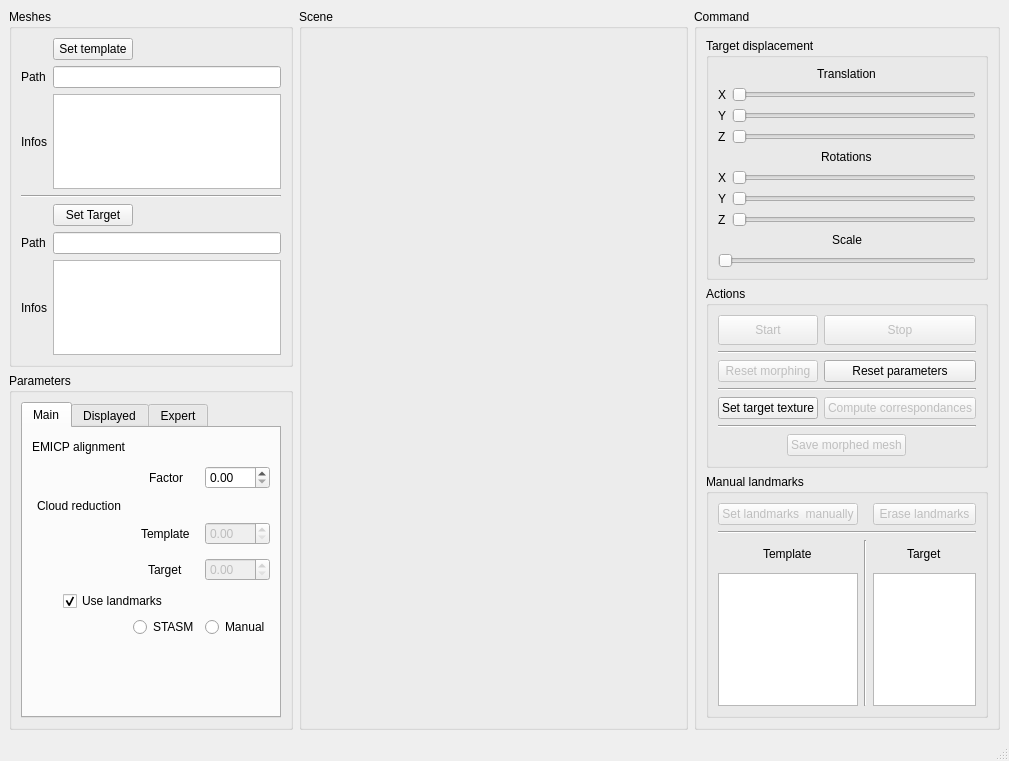
<?xml version="1.0" encoding="UTF-8"?>
<ui version="4.0">
 <class>SWUI_Morphing</class>
 <widget class="QMainWindow" name="SWUI_Morphing">
  <property name="geometry">
   <rect>
    <x>0</x>
    <y>0</y>
    <width>1009</width>
    <height>761</height>
   </rect>
  </property>
  <property name="windowTitle">
   <string>MainWindow</string>
  </property>
  <widget class="QWidget" name="centralwidget">
   <layout class="QGridLayout" name="gridLayout_2">
    <item row="0" column="0">
     <layout class="QGridLayout" name="glMain" rowstretch="1,1" columnstretch="1,5,2" rowminimumheight="0,0" columnminimumwidth="0,0,0">
      <item row="0" column="0">
       <widget class="QGroupBox" name="gbSetMeshes">
        <property name="title">
         <string>Meshes</string>
        </property>
        <layout class="QGridLayout" name="gridLayout_6">
         <property name="sizeConstraint">
          <enum>QLayout::SetDefaultConstraint</enum>
         </property>
         <item row="0" column="0">
          <layout class="QGridLayout" name="glSetMeshes" rowstretch="3,0,0,0,0,0,0,0,0,0" columnstretch="1,0,0,0">
           <item row="1" column="0" rowspan="2">
            <widget class="QLabel" name="label_2">
             <property name="text">
              <string>Path</string>
             </property>
            </widget>
           </item>
           <item row="8" column="1" rowspan="2" colspan="3">
            <widget class="QTextBrowser" name="tbInfosTarget"/>
           </item>
           <item row="3" column="1" rowspan="2" colspan="3">
            <widget class="QTextBrowser" name="tbInfosTemplate"/>
           </item>
           <item row="3" column="0" rowspan="2">
            <widget class="QLabel" name="label_3">
             <property name="text">
              <string>Infos</string>
             </property>
            </widget>
           </item>
           <item row="0" column="1">
            <widget class="QPushButton" name="pbSetTemplate">
             <property name="text">
              <string>Set template</string>
             </property>
            </widget>
           </item>
           <item row="7" column="0">
            <widget class="QLabel" name="label_6">
             <property name="text">
              <string>Path</string>
             </property>
            </widget>
           </item>
           <item row="7" column="1" colspan="3">
            <widget class="QLineEdit" name="lePathTarget">
             <property name="readOnly">
              <bool>true</bool>
             </property>
            </widget>
           </item>
           <item row="8" column="0" rowspan="2">
            <widget class="QLabel" name="label_4">
             <property name="text">
              <string>Infos</string>
             </property>
            </widget>
           </item>
           <item row="1" column="1" rowspan="2" colspan="3">
            <widget class="QLineEdit" name="lePathTemplate">
             <property name="readOnly">
              <bool>true</bool>
             </property>
            </widget>
           </item>
           <item row="6" column="1">
            <widget class="QPushButton" name="pbSetTarget">
             <property name="text">
              <string>Set Target</string>
             </property>
            </widget>
           </item>
           <item row="5" column="0" colspan="4">
            <widget class="Line" name="line_6">
             <property name="orientation">
              <enum>Qt::Horizontal</enum>
             </property>
            </widget>
           </item>
          </layout>
         </item>
        </layout>
       </widget>
      </item>
      <item row="0" column="1" rowspan="2">
       <widget class="QGroupBox" name="gbScene">
        <property name="title">
         <string>Scene</string>
        </property>
        <layout class="QGridLayout" name="gridLayout_3">
         <item row="0" column="0">
          <layout class="QGridLayout" name="glScene"/>
         </item>
        </layout>
       </widget>
      </item>
      <item row="0" column="2" rowspan="2">
       <widget class="QGroupBox" name="gbCommand">
        <property name="title">
         <string>Command</string>
        </property>
        <layout class="QGridLayout" name="gridLayout_8">
         <item row="0" column="0">
          <layout class="QGridLayout" name="glCommand">
           <item row="2" column="1">
            <widget class="QGroupBox" name="gbActions">
             <property name="title">
              <string>Actions</string>
             </property>
             <layout class="QGridLayout" name="gridLayout_5">
              <item row="0" column="0">
               <layout class="QGridLayout" name="glActions">
                <item row="0" column="0">
                 <widget class="QPushButton" name="pbStart">
                  <property name="enabled">
                   <bool>false</bool>
                  </property>
                  <property name="minimumSize">
                   <size>
                    <width>0</width>
                    <height>30</height>
                   </size>
                  </property>
                  <property name="maximumSize">
                   <size>
                    <width>200</width>
                    <height>16777215</height>
                   </size>
                  </property>
                  <property name="sizeIncrement">
                   <size>
                    <width>0</width>
                    <height>0</height>
                   </size>
                  </property>
                  <property name="text">
                   <string>Start</string>
                  </property>
                 </widget>
                </item>
                <item row="2" column="0">
                 <widget class="QPushButton" name="pbResetMorphing">
                  <property name="enabled">
                   <bool>false</bool>
                  </property>
                  <property name="text">
                   <string>Reset morphing</string>
                  </property>
                 </widget>
                </item>
                <item row="0" column="1">
                 <widget class="QPushButton" name="pbStop">
                  <property name="enabled">
                   <bool>false</bool>
                  </property>
                  <property name="minimumSize">
                   <size>
                    <width>0</width>
                    <height>30</height>
                   </size>
                  </property>
                  <property name="text">
                   <string>Stop</string>
                  </property>
                 </widget>
                </item>
                <item row="2" column="1">
                 <widget class="QPushButton" name="pbResetParameters">
                  <property name="maximumSize">
                   <size>
                    <width>200</width>
                    <height>16777215</height>
                   </size>
                  </property>
                  <property name="text">
                   <string>Reset parameters</string>
                  </property>
                 </widget>
                </item>
                <item row="7" column="0" colspan="2" alignment="Qt::AlignHCenter">
                 <widget class="QPushButton" name="pbSaveMorphedMesh">
                  <property name="enabled">
                   <bool>false</bool>
                  </property>
                  <property name="maximumSize">
                   <size>
                    <width>200</width>
                    <height>16777215</height>
                   </size>
                  </property>
                  <property name="text">
                   <string>Save morphed mesh</string>
                  </property>
                 </widget>
                </item>
                <item row="1" column="0" colspan="2">
                 <widget class="Line" name="line_7">
                  <property name="orientation">
                   <enum>Qt::Horizontal</enum>
                  </property>
                 </widget>
                </item>
                <item row="3" column="0" colspan="2">
                 <widget class="Line" name="line_8">
                  <property name="orientation">
                   <enum>Qt::Horizontal</enum>
                  </property>
                 </widget>
                </item>
                <item row="5" column="0" colspan="2">
                 <widget class="Line" name="line_9">
                  <property name="orientation">
                   <enum>Qt::Horizontal</enum>
                  </property>
                 </widget>
                </item>
                <item row="4" column="0">
                 <widget class="QPushButton" name="pbSetTargetTexture">
                  <property name="text">
                   <string>Set target texture</string>
                  </property>
                 </widget>
                </item>
                <item row="4" column="1">
                 <widget class="QPushButton" name="pbCorr">
                  <property name="enabled">
                   <bool>false</bool>
                  </property>
                  <property name="maximumSize">
                   <size>
                    <width>200</width>
                    <height>16777215</height>
                   </size>
                  </property>
                  <property name="text">
                   <string>Compute correspondances</string>
                  </property>
                 </widget>
                </item>
               </layout>
              </item>
             </layout>
            </widget>
           </item>
           <item row="1" column="1">
            <widget class="QGroupBox" name="gbTargetDisplacement">
             <property name="title">
              <string>Target displacement</string>
             </property>
             <layout class="QGridLayout" name="gridLayout_11">
              <item row="0" column="0">
               <layout class="QGridLayout" name="glTargetDisplacement">
                <item row="2" column="0" alignment="Qt::AlignHCenter">
                 <widget class="QLabel" name="laTransY">
                  <property name="text">
                   <string>Y</string>
                  </property>
                 </widget>
                </item>
                <item row="2" column="1">
                 <widget class="QSlider" name="hsTransY">
                  <property name="maximum">
                   <number>1000</number>
                  </property>
                  <property name="orientation">
                   <enum>Qt::Horizontal</enum>
                  </property>
                 </widget>
                </item>
                <item row="1" column="0" alignment="Qt::AlignHCenter">
                 <widget class="QLabel" name="laTransX">
                  <property name="text">
                   <string>X</string>
                  </property>
                 </widget>
                </item>
                <item row="6" column="1">
                 <widget class="QSlider" name="hsRotY">
                  <property name="maximum">
                   <number>3600</number>
                  </property>
                  <property name="orientation">
                   <enum>Qt::Horizontal</enum>
                  </property>
                 </widget>
                </item>
                <item row="3" column="0" alignment="Qt::AlignHCenter">
                 <widget class="QLabel" name="laTransZ">
                  <property name="text">
                   <string>Z</string>
                  </property>
                 </widget>
                </item>
                <item row="0" column="0" colspan="2" alignment="Qt::AlignHCenter">
                 <widget class="QLabel" name="laTrans">
                  <property name="text">
                   <string>Translation</string>
                  </property>
                 </widget>
                </item>
                <item row="1" column="1">
                 <widget class="QSlider" name="hsTransX">
                  <property name="maximum">
                   <number>1000</number>
                  </property>
                  <property name="orientation">
                   <enum>Qt::Horizontal</enum>
                  </property>
                 </widget>
                </item>
                <item row="3" column="1">
                 <widget class="QSlider" name="hsTransZ">
                  <property name="maximum">
                   <number>1000</number>
                  </property>
                  <property name="orientation">
                   <enum>Qt::Horizontal</enum>
                  </property>
                 </widget>
                </item>
                <item row="4" column="0" colspan="2" alignment="Qt::AlignHCenter">
                 <widget class="QLabel" name="laRot">
                  <property name="text">
                   <string>Rotations</string>
                  </property>
                 </widget>
                </item>
                <item row="5" column="0" alignment="Qt::AlignHCenter">
                 <widget class="QLabel" name="laRotX">
                  <property name="text">
                   <string>X</string>
                  </property>
                 </widget>
                </item>
                <item row="6" column="0" alignment="Qt::AlignHCenter">
                 <widget class="QLabel" name="laRotY">
                  <property name="text">
                   <string>Y</string>
                  </property>
                 </widget>
                </item>
                <item row="7" column="0" alignment="Qt::AlignHCenter">
                 <widget class="QLabel" name="laRotZ">
                  <property name="text">
                   <string>Z</string>
                  </property>
                 </widget>
                </item>
                <item row="7" column="1">
                 <widget class="QSlider" name="hsRotZ">
                  <property name="maximum">
                   <number>3600</number>
                  </property>
                  <property name="orientation">
                   <enum>Qt::Horizontal</enum>
                  </property>
                 </widget>
                </item>
                <item row="5" column="1">
                 <widget class="QSlider" name="hsRotX">
                  <property name="maximum">
                   <number>3600</number>
                  </property>
                  <property name="orientation">
                   <enum>Qt::Horizontal</enum>
                  </property>
                 </widget>
                </item>
                <item row="8" column="0" colspan="2" alignment="Qt::AlignHCenter">
                 <widget class="QLabel" name="laScale">
                  <property name="text">
                   <string>Scale</string>
                  </property>
                 </widget>
                </item>
                <item row="9" column="0" colspan="2">
                 <widget class="QSlider" name="hsScale">
                  <property name="maximum">
                   <number>1000</number>
                  </property>
                  <property name="orientation">
                   <enum>Qt::Horizontal</enum>
                  </property>
                 </widget>
                </item>
               </layout>
              </item>
             </layout>
            </widget>
           </item>
           <item row="3" column="1">
            <widget class="QGroupBox" name="gbLandmarks">
             <property name="title">
              <string>Manual landmarks</string>
             </property>
             <layout class="QGridLayout" name="gridLayout" columnstretch="0,0">
              <item row="0" column="0" rowspan="2" colspan="2">
               <layout class="QGridLayout" name="glLandmarks" rowstretch="1,1,1,5" columnstretch="5,1,5">
                <item row="0" column="0">
                 <widget class="QPushButton" name="pbSetLandManually">
                  <property name="enabled">
                   <bool>false</bool>
                  </property>
                  <property name="text">
                   <string>Set landmarks  manually</string>
                  </property>
                 </widget>
                </item>
                <item row="2" column="0" alignment="Qt::AlignHCenter">
                 <widget class="QLabel" name="label">
                  <property name="text">
                   <string>Template</string>
                  </property>
                 </widget>
                </item>
                <item row="2" column="2" alignment="Qt::AlignHCenter">
                 <widget class="QLabel" name="label_5">
                  <property name="text">
                   <string>Target</string>
                  </property>
                 </widget>
                </item>
                <item row="3" column="0">
                 <widget class="QTextBrowser" name="tbTemplateLandmarks"/>
                </item>
                <item row="3" column="2">
                 <widget class="QTextBrowser" name="tbTargetLandmarks"/>
                </item>
                <item row="2" column="1" rowspan="2">
                 <widget class="Line" name="line_10">
                  <property name="orientation">
                   <enum>Qt::Vertical</enum>
                  </property>
                 </widget>
                </item>
                <item row="0" column="2">
                 <widget class="QPushButton" name="pbEraseLand">
                  <property name="enabled">
                   <bool>false</bool>
                  </property>
                  <property name="text">
                   <string>Erase landmarks</string>
                  </property>
                 </widget>
                </item>
                <item row="1" column="0" colspan="3">
                 <widget class="Line" name="line_11">
                  <property name="orientation">
                   <enum>Qt::Horizontal</enum>
                  </property>
                 </widget>
                </item>
               </layout>
              </item>
             </layout>
            </widget>
           </item>
          </layout>
         </item>
        </layout>
       </widget>
      </item>
      <item row="1" column="0">
       <widget class="QGroupBox" name="gbParameters">
        <property name="title">
         <string>Parameters</string>
        </property>
        <layout class="QGridLayout" name="gridLayout_7">
         <property name="sizeConstraint">
          <enum>QLayout::SetDefaultConstraint</enum>
         </property>
         <item row="0" column="0" rowspan="2">
          <layout class="QGridLayout" name="glParameters">
           <item row="0" column="0">
            <widget class="QTabWidget" name="twParameters">
             <property name="currentIndex">
              <number>0</number>
             </property>
             <widget class="QWidget" name="tabMainParameters">
              <attribute name="title">
               <string>Main</string>
              </attribute>
              <layout class="QGridLayout" name="gridLayout_10">
               <item row="0" column="0">
                <layout class="QGridLayout" name="glMainParameters" rowstretch="1,2,1,1,1,1,0" columnstretch="2,0,0">
                 <item row="4" column="2">
                  <widget class="QDoubleSpinBox" name="dsbTargetReduction">
                   <property name="enabled">
                    <bool>false</bool>
                   </property>
                  </widget>
                 </item>
                 <item row="3" column="2">
                  <widget class="QDoubleSpinBox" name="dsbTemplateReduction">
                   <property name="enabled">
                    <bool>false</bool>
                   </property>
                  </widget>
                 </item>
                 <item row="1" column="2">
                  <widget class="QDoubleSpinBox" name="dsbFactor"/>
                 </item>
                 <item row="0" column="0" alignment="Qt::AlignHCenter">
                  <widget class="QLabel" name="laEMICP">
                   <property name="minimumSize">
                    <size>
                     <width>0</width>
                     <height>20</height>
                    </size>
                   </property>
                   <property name="text">
                    <string>EMICP alignment</string>
                   </property>
                  </widget>
                 </item>
                 <item row="1" column="1" alignment="Qt::AlignHCenter">
                  <widget class="QLabel" name="laFactor">
                   <property name="minimumSize">
                    <size>
                     <width>0</width>
                     <height>30</height>
                    </size>
                   </property>
                   <property name="text">
                    <string>Factor</string>
                   </property>
                  </widget>
                 </item>
                 <item row="2" column="0" alignment="Qt::AlignHCenter">
                  <widget class="QLabel" name="laCloudReduction">
                   <property name="text">
                    <string>Cloud reduction</string>
                   </property>
                  </widget>
                 </item>
                 <item row="4" column="1" alignment="Qt::AlignHCenter">
                  <widget class="QLabel" name="laTargetReduction">
                   <property name="minimumSize">
                    <size>
                     <width>0</width>
                     <height>30</height>
                    </size>
                   </property>
                   <property name="text">
                    <string>Target</string>
                   </property>
                  </widget>
                 </item>
                 <item row="3" column="1" alignment="Qt::AlignHCenter">
                  <widget class="QLabel" name="laTemplateReduction">
                   <property name="minimumSize">
                    <size>
                     <width>0</width>
                     <height>30</height>
                    </size>
                   </property>
                   <property name="text">
                    <string>Template</string>
                   </property>
                  </widget>
                 </item>
                 <item row="5" column="0" colspan="2" alignment="Qt::AlignHCenter">
                  <widget class="QCheckBox" name="cbUseLandmarks">
                   <property name="text">
                    <string>Use landmarks</string>
                   </property>
                   <property name="checked">
                    <bool>true</bool>
                   </property>
                  </widget>
                 </item>
                 <item row="6" column="1">
                  <widget class="QRadioButton" name="rbStasm">
                   <property name="text">
                    <string>STASM</string>
                   </property>
                  </widget>
                 </item>
                 <item row="6" column="2">
                  <widget class="QRadioButton" name="rbManual">
                   <property name="text">
                    <string>Manual</string>
                   </property>
                  </widget>
                 </item>
                </layout>
               </item>
               <item row="1" column="0">
                <spacer name="verticalSpacer_2">
                 <property name="orientation">
                  <enum>Qt::Vertical</enum>
                 </property>
                 <property name="sizeHint" stdset="0">
                  <size>
                   <width>20</width>
                   <height>40</height>
                  </size>
                 </property>
                </spacer>
               </item>
              </layout>
             </widget>
             <widget class="QWidget" name="tabDisplayedParameters">
              <attribute name="title">
               <string>Displayed</string>
              </attribute>
              <layout class="QGridLayout" name="gridLayout_9">
               <item row="0" column="0">
                <layout class="QGridLayout" name="glDisplayedParameters" rowstretch="3,1,2,2,2,2,2,2,2" columnstretch="3,1,2,1,2" columnminimumwidth="0,0,0,0,0">
                 <item row="0" column="3">
                  <widget class="Line" name="line_3">
                   <property name="orientation">
                    <enum>Qt::Vertical</enum>
                   </property>
                  </widget>
                 </item>
                 <item row="4" column="0" alignment="Qt::AlignHCenter">
                  <widget class="QLabel" name="laDFillMesh">
                   <property name="minimumSize">
                    <size>
                     <width>0</width>
                     <height>20</height>
                    </size>
                   </property>
                   <property name="text">
                    <string>Fill mesh</string>
                   </property>
                  </widget>
                 </item>
                 <item row="3" column="0" alignment="Qt::AlignHCenter">
                  <widget class="QLabel" name="laDMesh">
                   <property name="minimumSize">
                    <size>
                     <width>0</width>
                     <height>20</height>
                    </size>
                   </property>
                   <property name="text">
                    <string>Mesh</string>
                   </property>
                  </widget>
                 </item>
                 <item row="0" column="1">
                  <widget class="Line" name="line_2">
                   <property name="orientation">
                    <enum>Qt::Vertical</enum>
                   </property>
                  </widget>
                 </item>
                 <item row="0" column="2" alignment="Qt::AlignHCenter">
                  <widget class="QLabel" name="laTemplateDisplayed">
                   <property name="text">
                    <string>Template</string>
                   </property>
                  </widget>
                 </item>
                 <item row="0" column="4" alignment="Qt::AlignHCenter">
                  <widget class="QLabel" name="laTargetDisplayed">
                   <property name="text">
                    <string>Target</string>
                   </property>
                  </widget>
                 </item>
                 <item row="6" column="0" alignment="Qt::AlignHCenter">
                  <widget class="QLabel" name="laDVertNormal">
                   <property name="minimumSize">
                    <size>
                     <width>0</width>
                     <height>20</height>
                    </size>
                   </property>
                   <property name="text">
                    <string>Vertices normals</string>
                   </property>
                  </widget>
                 </item>
                 <item row="2" column="0" alignment="Qt::AlignHCenter">
                  <widget class="QLabel" name="laDCloud">
                   <property name="minimumSize">
                    <size>
                     <width>0</width>
                     <height>20</height>
                    </size>
                   </property>
                   <property name="text">
                    <string>Cloud</string>
                   </property>
                  </widget>
                 </item>
                 <item row="5" column="0" alignment="Qt::AlignHCenter">
                  <widget class="QLabel" name="laDTriNormal">
                   <property name="minimumSize">
                    <size>
                     <width>0</width>
                     <height>20</height>
                    </size>
                   </property>
                   <property name="text">
                    <string>Triangles normals</string>
                   </property>
                  </widget>
                 </item>
                 <item row="7" column="0" alignment="Qt::AlignHCenter">
                  <widget class="QLabel" name="laDLandmarks">
                   <property name="minimumSize">
                    <size>
                     <width>0</width>
                     <height>20</height>
                    </size>
                   </property>
                   <property name="text">
                    <string>Landmarks</string>
                   </property>
                  </widget>
                 </item>
                 <item row="8" column="0" alignment="Qt::AlignHCenter">
                  <widget class="QLabel" name="laDCorr">
                   <property name="minimumSize">
                    <size>
                     <width>0</width>
                     <height>20</height>
                    </size>
                   </property>
                   <property name="text">
                    <string>Correspondences</string>
                   </property>
                  </widget>
                 </item>
                 <item row="1" column="0" colspan="5">
                  <widget class="Line" name="line">
                   <property name="orientation">
                    <enum>Qt::Horizontal</enum>
                   </property>
                  </widget>
                 </item>
                 <item row="2" column="1" rowspan="7">
                  <widget class="Line" name="line_4">
                   <property name="orientation">
                    <enum>Qt::Vertical</enum>
                   </property>
                  </widget>
                 </item>
                 <item row="2" column="2" alignment="Qt::AlignHCenter">
                  <widget class="QCheckBox" name="cbTemplateCloud">
                   <property name="text">
                    <string/>
                   </property>
                  </widget>
                 </item>
                 <item row="3" column="2" alignment="Qt::AlignHCenter">
                  <widget class="QCheckBox" name="cbTemplateMesh">
                   <property name="text">
                    <string/>
                   </property>
                   <property name="checked">
                    <bool>false</bool>
                   </property>
                  </widget>
                 </item>
                 <item row="4" column="2" alignment="Qt::AlignHCenter">
                  <widget class="QCheckBox" name="cbTemplateFillMesh">
                   <property name="text">
                    <string/>
                   </property>
                  </widget>
                 </item>
                 <item row="5" column="2" alignment="Qt::AlignHCenter">
                  <widget class="QCheckBox" name="cbTemplateTriNormal">
                   <property name="text">
                    <string/>
                   </property>
                  </widget>
                 </item>
                 <item row="6" column="2" alignment="Qt::AlignHCenter">
                  <widget class="QCheckBox" name="cbTemplateVertNormal">
                   <property name="text">
                    <string/>
                   </property>
                  </widget>
                 </item>
                 <item row="2" column="4" alignment="Qt::AlignHCenter">
                  <widget class="QCheckBox" name="cbTargetCloud">
                   <property name="text">
                    <string/>
                   </property>
                  </widget>
                 </item>
                 <item row="3" column="4" alignment="Qt::AlignHCenter">
                  <widget class="QCheckBox" name="cbTargetMesh">
                   <property name="text">
                    <string/>
                   </property>
                   <property name="checked">
                    <bool>false</bool>
                   </property>
                  </widget>
                 </item>
                 <item row="4" column="4" alignment="Qt::AlignHCenter">
                  <widget class="QCheckBox" name="cbTargetFillMesh">
                   <property name="text">
                    <string/>
                   </property>
                  </widget>
                 </item>
                 <item row="5" column="4" alignment="Qt::AlignHCenter">
                  <widget class="QCheckBox" name="cbTargetTriNormal">
                   <property name="text">
                    <string/>
                   </property>
                  </widget>
                 </item>
                 <item row="6" column="4" alignment="Qt::AlignHCenter">
                  <widget class="QCheckBox" name="cbTargetVertNormal">
                   <property name="text">
                    <string/>
                   </property>
                  </widget>
                 </item>
                 <item row="8" column="2" colspan="3" alignment="Qt::AlignHCenter">
                  <widget class="QCheckBox" name="cbCorr">
                   <property name="text">
                    <string/>
                   </property>
                   <property name="checked">
                    <bool>false</bool>
                   </property>
                  </widget>
                 </item>
                 <item row="7" column="2" colspan="3" alignment="Qt::AlignHCenter">
                  <widget class="QCheckBox" name="cbLandmarks">
                   <property name="text">
                    <string/>
                   </property>
                  </widget>
                 </item>
                 <item row="2" column="3" rowspan="5">
                  <widget class="Line" name="line_5">
                   <property name="orientation">
                    <enum>Qt::Vertical</enum>
                   </property>
                  </widget>
                 </item>
                </layout>
               </item>
               <item row="1" column="0">
                <spacer name="verticalSpacer_3">
                 <property name="orientation">
                  <enum>Qt::Vertical</enum>
                 </property>
                 <property name="sizeHint" stdset="0">
                  <size>
                   <width>20</width>
                   <height>40</height>
                  </size>
                 </property>
                </spacer>
               </item>
              </layout>
             </widget>
             <widget class="QWidget" name="tab_3">
              <attribute name="title">
               <string>Expert</string>
              </attribute>
              <layout class="QGridLayout" name="gridLayout_4">
               <item row="0" column="0">
                <layout class="QGridLayout" name="glExpert">
                 <item row="0" column="1" alignment="Qt::AlignHCenter">
                  <widget class="QDoubleSpinBox" name="dsbStartAlpha"/>
                 </item>
                 <item row="1" column="1" alignment="Qt::AlignHCenter">
                  <widget class="QDoubleSpinBox" name="dsbMinAlpha"/>
                 </item>
                 <item row="2" column="1" alignment="Qt::AlignHCenter">
                  <widget class="QDoubleSpinBox" name="dsbDiffMax"/>
                 </item>
                 <item row="3" column="1" alignment="Qt::AlignHCenter">
                  <widget class="QDoubleSpinBox" name="dsbBeta"/>
                 </item>
                 <item row="3" column="0" alignment="Qt::AlignHCenter">
                  <widget class="QLabel" name="laBeta">
                   <property name="text">
                    <string>Beta :</string>
                   </property>
                  </widget>
                 </item>
                 <item row="2" column="0" alignment="Qt::AlignHCenter">
                  <widget class="QLabel" name="laDiffMax">
                   <property name="text">
                    <string>Diff max :</string>
                   </property>
                  </widget>
                 </item>
                 <item row="1" column="0" alignment="Qt::AlignHCenter">
                  <widget class="QLabel" name="laMinAlpha">
                   <property name="text">
                    <string>Min alpha :</string>
                   </property>
                  </widget>
                 </item>
                 <item row="0" column="0" alignment="Qt::AlignHCenter">
                  <widget class="QLabel" name="laStartAlpha">
                   <property name="text">
                    <string>Start alpha : </string>
                   </property>
                  </widget>
                 </item>
                 <item row="4" column="0" alignment="Qt::AlignHCenter">
                  <widget class="QLabel" name="laGama">
                   <property name="text">
                    <string>Gama :</string>
                   </property>
                  </widget>
                 </item>
                 <item row="4" column="1" alignment="Qt::AlignHCenter">
                  <widget class="QDoubleSpinBox" name="dsbGama"/>
                 </item>
                 <item row="5" column="0" alignment="Qt::AlignHCenter">
                  <widget class="QLabel" name="laAngleMax">
                   <property name="text">
                    <string>Angle max :</string>
                   </property>
                  </widget>
                 </item>
                 <item row="5" column="1" alignment="Qt::AlignHCenter">
                  <widget class="QDoubleSpinBox" name="dsbAngleMax"/>
                 </item>
                </layout>
               </item>
              </layout>
             </widget>
            </widget>
           </item>
          </layout>
         </item>
        </layout>
       </widget>
      </item>
     </layout>
    </item>
   </layout>
  </widget>
  <widget class="QMenuBar" name="menubar">
   <property name="geometry">
    <rect>
     <x>0</x>
     <y>0</y>
     <width>1009</width>
     <height>21</height>
    </rect>
   </property>
  </widget>
  <widget class="QStatusBar" name="statusbar"/>
 </widget>
 <resources/>
 <connections/>
</ui>
